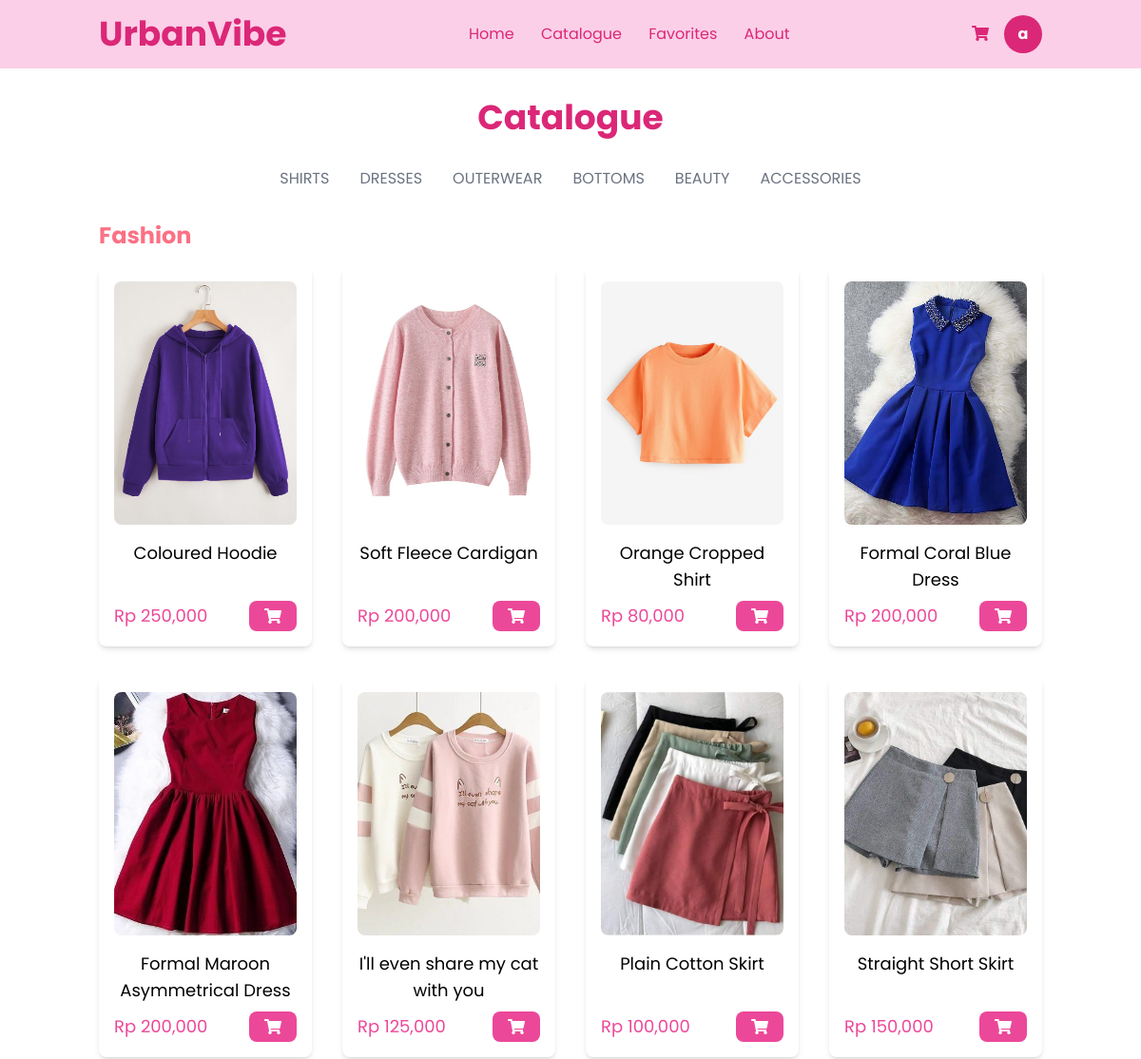
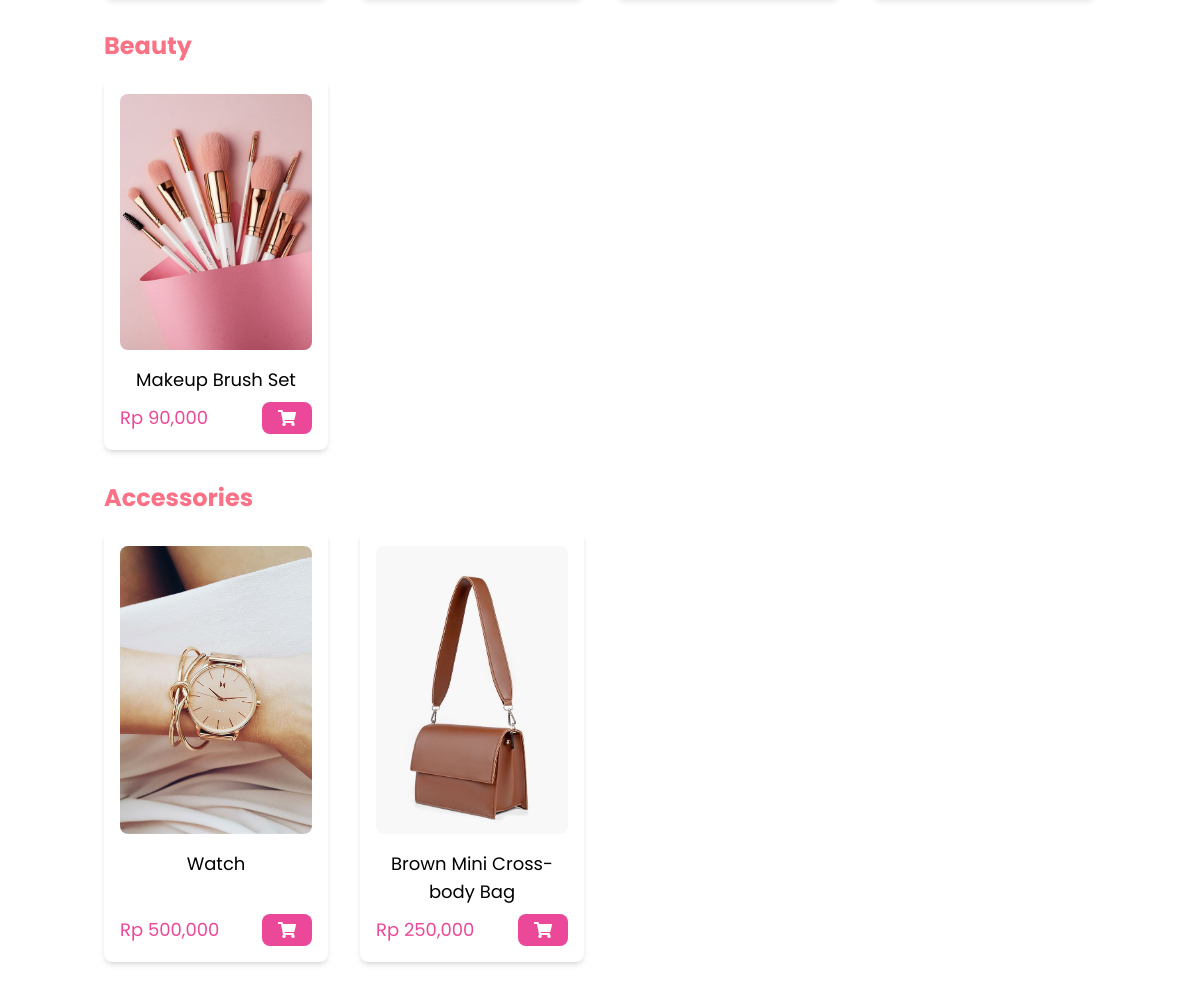
Page /catalogue/ (signed in) on the committed database (2 pictures, top to bottom).
### WebPage/models.py (models this page shows, shortened)
class CustomUser(AbstractBaseUser, PermissionsMixin):  # Inherit PermissionsMixin
    email = models.EmailField(unique=True)
    full_name = models.CharField(max_length=255)
    phone_number = models.CharField(max_length=15, blank=True, null=True)
    address = models.TextField(blank=True, null=True)
    is_staff = models.BooleanField(default=False)
    is_superuser = models.BooleanField(default=False)
    is_active = models.BooleanField(default=True)  # This should already exist
    objects = CustomUserManager()
    USERNAME_FIELD = 'email'
    REQUIRED_FIELDS = ['full_name']

class Product(models.Model):
    product_id = models.AutoField(primary_key=True)
    name = models.CharField(max_length=255)
    description = models.TextField()
    price = models.PositiveIntegerField()
    stock = models.PositiveIntegerField()
    class Meta:
        abstract = True

class Fashion(Product):
    sub_category = models.CharField(max_length=20, choices=FashionSubCategory.choices)
    color = MultiSelectField(choices=COLOR_CHOICES, max_length=100)  # Allows multiple colors
    size = MultiSelectField(choices=SIZE_CHOICES, max_length=50)  # Allows multiple sizes
    fashion_type = models.CharField(max_length=15, null=True, blank=True, choices=FashionType.choices)

class ProductImage(models.Model):
    fashion = models.ForeignKey(Fashion, on_delete=models.CASCADE, related_name='images', null=True, blank=True)
    beauty = models.ForeignKey(Beauty, on_delete=models.CASCADE, related_name='images', null=True, blank=True)
    accessories = models.ForeignKey(Accessories, on_delete=models.CASCADE, related_name='images', null=True, blank=True)
    image = models.ImageField(upload_to='product_images/')

class Beauty(Product):
    class BeautyType(models.TextChoices):
        FACE = "Face", "Face"
        EYE = "Eye", "Eye"
        LIPS = "Lips", "Lips"
    makeup_type = models.CharField(max_length=20, choices=BeautyType.choices)

class Accessories(Product):
    def __str__(self):
        return self.name

### WebPage/views.py (the view)
# urls.py: path('catalogue/', views.catalogue, name='catalogue'),
def catalogue(request):
    category = request.GET.get('category', None)  # Get category from URL query
    subcategory = request.GET.get('subcategory', None)  # Get subcategory from URL query
    if category == "fashion":
        if subcategory:
            fashion_products = Fashion.objects.filter(sub_category=subcategory)
        else:
            fashion_products = Fashion.objects.all()
        beauty_products = []
        accessories_products = []
    elif category == "beauty":
        fashion_products = []
        beauty_products = Beauty.objects.all()
        accessories_products = []
    elif category == "accessories":
        fashion_products = []
        beauty_products = []
        accessories_products = Accessories.objects.all()
    else:
        fashion_products = Fashion.objects.all()
        beauty_products = Beauty.objects.all()
        accessories_products = Accessories.objects.all()
    return render(request, "WebPage/catalogue.html", {
        "fashion_products": fashion_products,
        "beauty_products": beauty_products,
        "accessories_products": accessories_products,
    })

### templates/WebPage/catalogue.html (shortened to what this page needs)
{% extends 'base.html' %}
{% load static %}
{% load humanize %}
{% block content %}
<div class="container mx-auto px-4 py-8">
    <h1 class="text-4xl font-bold text-center text-pink-600 mb-8"><a href={% url 'catalogue' %}>Catalogue</a></h1>
<div class="flex justify-center space-x-8 mb-8">
    <a class="{% if request.GET.category == 'fashion' and request.GET.subcategory == 'Shirt' %}text-pink-500 font-bold{% else %}text-gray-500{% endif %}"
       href="{% url 'catalogue' %}?category=fashion&subcategory=Shirt">
       SHIRTS
    </a>
    <a class="{% if request.GET.category == 'fashion' and request.GET.subcategory == 'Dress' %}text-pink-500 font-bold{% else %}text-gray-500{% endif %}"
       href="{% url 'catalogue' %}?category=fashion&subcategory=Dress">
       DRESSES
    </a>
    <a class="{% if request.GET.category == 'fashion' and request.GET.subcategory == 'Outerwear' %}text-pink-500 font-bold{% else %}text-gray-500{% endif %}"
       href="{% url 'catalogue' %}?category=fashion&subcategory=Outerwear">
       OUTERWEAR
    </a>
    <a class="{% if request.GET.category == 'fashion' and request.GET.subcategory == 'Bottom' %}text-pink-500 font-bold{% else %}text-gray-500{% endif %}"
       href="{% url 'catalogue' %}?category=fashion&subcategory=Bottom">
       BOTTOMS
    </a>
    <a class="{% if request.GET.category == 'beauty' %}text-pink-500 font-bold{% else %}text-gray-500{% endif %}"
       href="{% url 'catalogue' %}?category=beauty">
       BEAUTY
    </a>
    <a class="{% if request.GET.category == 'accessories' %}text-pink-500 font-bold{% else %}text-gray-500{% endif %}"
       href="{% url 'catalogue' %}?category=accessories">
       ACCESSORIES
    </a>
</div>
    <h2 class="text-2xl font-bold text-rose-400 mb-4">Fashion</h2>
    <div class="grid grid-cols-1 sm:grid-cols-2 lg:grid-cols-4 gap-8">
        {% for product in fashion_products %}
        <div class="bg-white p-4 rounded-lg flex flex-col text-center shadow-md cursor-pointer product-card"
        data-url="{% url 'product_detail' category='fashion' pk=product.pk %}">
                {% with product.images.first as img %}
                {% if img %}
                    <img src="{{ img.image.url }}" alt="{{ product.name }}" class="w-full aspect-[3/4] object-cover mb-4 rounded-lg" />
                {% else %}
                    <div class="w-full aspect-[3/4] bg-gray-200 flex items-center justify-center mb-4 rounded-lg">
                        <span class="text-gray-400">No Image</span>
                    </div>
                {% endif %}
            {% endwith %}
            <h2 class="text-lg font-normal mb-2">{{ product.name }}</h2>
            <div class="flex justify-between items-center mt-auto">
                <p class="text-pink-500 text-lg">Rp {{ product.price|intcomma }}</p>
                <button
                    class="bg-pink-500 text-white px-4 py-2 rounded-lg flex items-center justify-center cart-button"
                    data-id="{{ product.product_id }}"
                    data-type="fashion"
                    data-name="{{ product.name }}"
                    data-price="{{ product.price }}"
                    data-sizes="{{ product.size|join:',' }}"
                    data-colors="{{ product.color|join:',' }}">
                    <i class="fas fa-shopping-cart"></i>
                </button>
            </div>
        </div>
        {% endfor %}
    </div>
    <h2 class="text-2xl font-bold text-rose-400 mt-8 mb-4">Beauty</h2>
    <div class="grid grid-cols-1 sm:grid-cols-2 lg:grid-cols-4 gap-8">
        {% for product in beauty_products %}
        <div class="bg-white p-4 rounded-lg flex flex-col text-center shadow-md cursor-pointer product-card"
        data-url="{% url 'product_detail' category='beauty' pk=product.pk %}">
            {% with product.images.first as img %}
                {% if img %}
                    <img src="{{ img.image.url }}" alt="{{ product.name }}" class="w-full aspect-[3/4] object-cover mb-4 rounded-lg" />
                {% else %}
                    <div class="w-full aspect-[3/4] bg-gray-200 flex items-center justify-center mb-4 rounded-lg">
                        <span class="text-gray-400">No Image</span>
                    </div>
                {% endif %}
            {% endwith %}
            <h2 class="text-lg font-normal mb-2">{{ product.name }}</h2>
            <div class="flex justify-between items-center mt-auto">
                <p class="text-pink-500 text-lg">Rp {{ product.price|intcomma }}</p>
                <button
                    class="bg-pink-500 text-white px-4 py-2 rounded-lg flex items-center justify-center cart-button"
                    data-id="{{ product.product_id }}"
                    data-type="beauty"
                    data-name="{{ product.name }}"
                    data-price="{{ product.price }}">
                    <i class="fas fa-shopping-cart"></i>
                </button>
            </div>
        </div>
        {% endfor %}
    </div>
    <h2 class="text-2xl font-bold text-rose-400 mt-8 mb-4">Accessories</h2>
    <div class="grid grid-cols-1 sm:grid-cols-2 lg:grid-cols-4 gap-8">
        {% for product in accessories_products %}
        <div class="bg-white p-4 rounded-lg flex flex-col text-center shadow-md cursor-pointer product-card"
        data-url="{% url 'product_detail' category='accessories' pk=product.pk %}">
            {% with product.images.first as img %}
                {% if img %}
                    <img src="{{ img.image.url }}" alt="{{ product.name }}" class="w-full h-72 object-cover mb-4 rounded-lg" />
                {% else %}
                    <div class="w-full h-72 bg-gray-200 flex items-center justify-center mb-4 rounded-lg">
                        <span class="text-gray-400">No Image</span>
                    </div>
                {% endif %}
            {% endwith %}
            <h2 class="text-lg font-normal mb-2">{{ product.name }}</h2>
            <div class="flex justify-between items-center mt-auto">
                <p class="text-pink-500 text-lg">Rp {{ product.price|intcomma }}</p>
                <button
                    class="bg-pink-500 text-white px-4 py-2 rounded-lg flex items-center justify-center cart-button"
                    data-id="{{ product.product_id }}"
                    data-type="accessories"
                    data-name="{{ product.name }}"
                    data-price="{{ product.price }}">
                    <i class="fas fa-shopping-cart"></i>
                </button>
            </div>
        </div>
        {% endfor %}
    </div>
</div>
{% endblock %}

### templates/base.html (shortened to what this page needs)
{% load static %}
<!DOCTYPE html>
<html lang="en">
<head>
    <link rel="stylesheet" href="{% static 'assets/css/styles.css' %}">
    <script src="https://cdn.tailwindcss.com"></script>
    <link rel="stylesheet" href="https://cdnjs.cloudflare.com/ajax/libs/font-awesome/5.15.3/css/all.min.css"/>
</head>
<body>
    <header class="bg-pink-200 py-4">
        <div class="container mx-auto flex justify-between items-center px-4">
            <a class="text-4xl font-bold text-pink-600" href="{% url 'index' %}">
                UrbanVibe
            </a>
            <nav class="space-x-6">
                <a class="text-pink-600 hover:text-pink-800" href="{% url 'index' %}">Home</a>
                <a class="text-pink-600 hover:text-pink-800" href="{% url 'catalogue' %}">Catalogue</a>
                <a class="text-pink-600 hover:text-pink-800" href="{% url 'favorites' %}">Favorites</a>
                <a class="text-pink-600 hover:text-pink-800" href="{% url 'about_us' %}">About</a>
            </nav>
            <div class="flex items-center space-x-4">
                <a href="{% url 'shoppingcart' %}">
                    <i class="fas fa-shopping-cart text-pink-600"></i>
                </a>
                {% if user.is_authenticated %}
                    <a href="{% url 'profile' %}" class="w-10 h-10 rounded-full bg-pink-600 flex items-center justify-center text-white font-bold">
                        {{ user.full_name|slice:":1" }}
                    </a>
                {% else %}
                    <a href="{% url 'login' %}" class="bg-white text-pink-600 border border-pink-600 px-4 py-2 rounded-full hover:bg-pink-600 hover:text-white">
                        Get Started
                    </a>
                {% endif %}
            </div>
        </div>
    </header>
    <main class="min-h-screen mx-auto max-w-[1320px] px-4">
        {% block content %}
        {% endblock %}
    </main>
</body>
</html>

### static/assets/css/styles.css (style rules this page uses)
body { font-family: 'Poppins', sans-serif; margin: 0; padding: 0; background-color: #fff; }
header { display: flex; justify-content: space-between; align-items: center; padding: 15px 50px; background-color: #FEC8D8; color: #E91E63; }
button { background-color: #E91E63; color: white; font-size: 14px; font-weight: 700; padding: 10px 20px; border: none; border-radius: 20px; cursor: pointer; transition: background-color 0.3s ease; }

### rows in the picture
CustomUser: full_name "a"
Fashion: images.first.image (picture), name "Coloured Hoodie", price "250,000"
Fashion: images.first.image (picture), name "Soft Fleece Cardigan", price "200,000"
Fashion: images.first.image (picture), name "Orange Cropped Shirt", price "80,000"
Fashion: images.first.image (picture), name "Formal Coral Blue Dress", price "200,000"
Fashion: images.first.image (picture), name "Formal Maroon Asymmetrical Dress", price "200,000"
Fashion: images.first.image (picture), name "I'll even share my cat with you", price "125,000"
Fashion: images.first.image (picture), name "Plain Cotton Skirt", price "100,000"
Fashion: images.first.image (picture), name "Straight Short Skirt", price "150,000"
Beauty: images.first.image (picture), name "Makeup Brush Set", price "90,000"
Accessories: images.first.image (picture), name "Watch", price "500,000"
Accessories: images.first.image (picture), name "Brown Mini Cross-body Bag", price "250,000"
